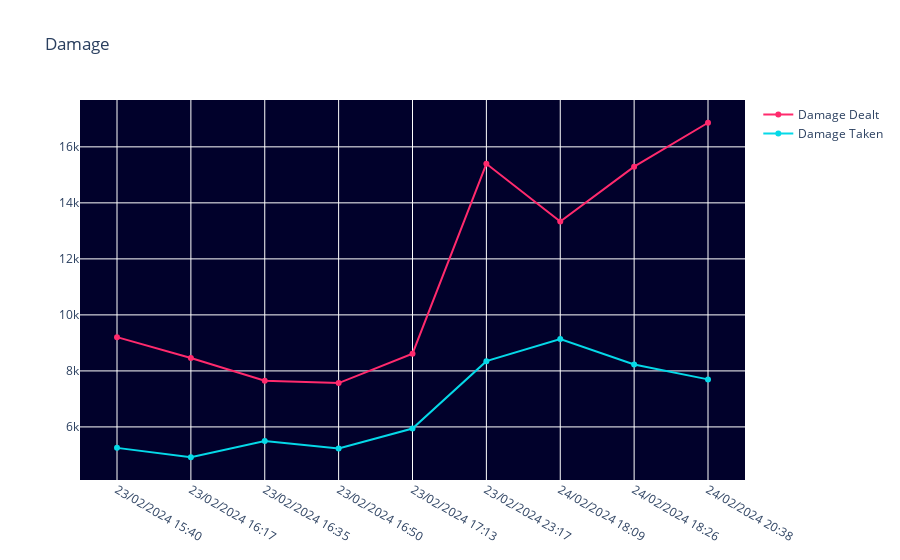

The notebook cell this image was saved under:
### Code cell
fig = go.Figure()
fig.add_trace(go.Scatter(x=records_df['Date time'], y=records_df['Damage Dealt'], mode='lines+markers', name='Damage Dealt', line=dict(color='#FF2A6D')))
fig.add_trace(go.Scatter(x=records_df['Date time'], y=records_df['Damage Taken'], mode='lines+markers', name='Damage Taken', line=dict(color='#05D9E8')))
fig.update_layout(title='Damage', hovermode='x', plot_bgcolor='#01012B')

### Figure 1 — Plotly figure (JSON) as saved in the notebook; plotly's stock layout.template omitted (floating-point values rounded to 4 significant figures)
{"data": [{"line": {"color": "#FF2A6D"}, "mode": "lines+markers", "name": "Damage Dealt", "type": "scatter", "x": ["23/02/2024 15:40", "23/02/2024 16:17", "23/02/2024 16:35", "23/02/2024 16:50", "23/02/2024 17:13", "23/02/2024 23:17", "24/02/2024 18:09", "24/02/2024 18:26", "24/02/2024 20:38"], "y": [9206, 8463, 7646, 7566, 8615, 15396, 13331, 15292, 16861]}, {"line": {"color": "#05D9E8"}, "mode": "lines+markers", "name": "Damage Taken", "type": "scatter", "x": ["23/02/2024 15:40", "23/02/2024 16:17", "23/02/2024 16:35", "23/02/2024 16:50", "23/02/2024 17:13", "23/02/2024 23:17", "24/02/2024 18:09", "24/02/2024 18:26", "24/02/2024 20:38"], "y": [5252, 4917, 5493, 5231, 5941, 8348, 9140, 8232, 7697]}], "layout": {"hovermode": "x", "plot_bgcolor": "#01012B", "title": {"text": "Damage"}}}
